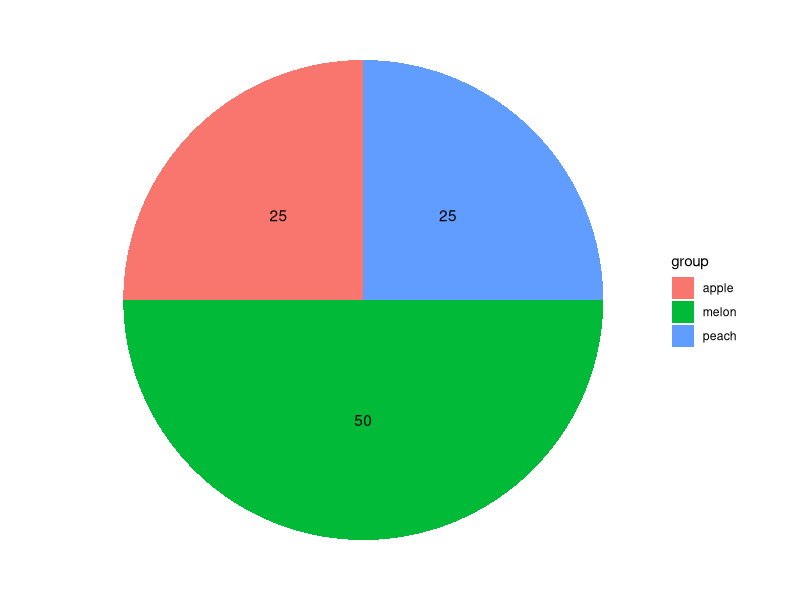

Here is the R script that generated this plot:
#!/usr/bin/python
#####################################################################
# Author:		Alberto Albz Marocchino
# Date:			19-02-2017
# Purpose:     comparison between python and R :: cake plot
# Source:       python
#####################################################################

#--- generate sample---#
df <- data.frame(
  group = c("apple", "peach", "melon"),
  value = c(25, 25, 50)
  )

library(ggplot2)

pie <- ggplot(df, aes(x="", y=value, fill=group)) + 
       geom_bar(width = 1, stat = "identity") + theme_void() +
       coord_polar("y",start=0) +
       geom_text(aes(x=1, y = c(12.5,87.5,50), label=value))

pie


